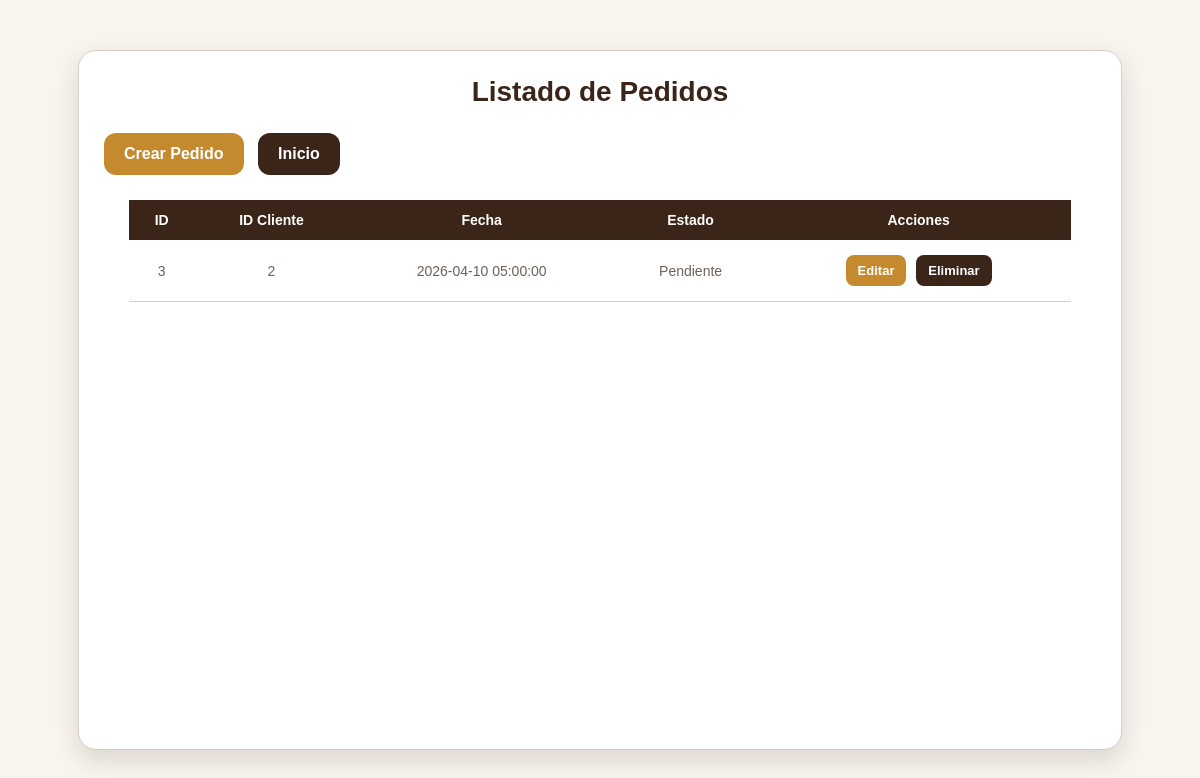
The app's page /index.php?url=pedidos/listar with its own data.
### tables this page shows
CREATE TABLE `pedido` (
  `id_pedido` int(11) NOT NULL,
  `id_cliente` int(11) DEFAULT NULL,
  `fecha_pedido` timestamp NOT NULL DEFAULT current_timestamp(),
  `estado` varchar(50) DEFAULT 'pendiente',
  `total` decimal(10,2) DEFAULT NULL
);

### app/controllers/PedidoController.php (called while the page is built, shortened)
<?php
require_once __DIR__ . '/../models/Pedido.php';
class PedidoController
{
    public function listar()
    {
        $pedidos = Pedido::obtenerTodos();
        require __DIR__ . "/../views/Pedidos/listarpedido.php";
    }
}

### app/models/Pedido.php (called while the page is built, shortened)
<?php
class Pedido
{
    public static function obtenerTodos()
    {
        $conn = Conexion::conectar();
        $sql = "SELECT * FROM pedido";
        $resultado = $conn->query($sql);
        $pedidos = [];
        while ($fila = $resultado->fetch_assoc()) {
            $pedidos[] = $fila;
        }
        return $pedidos;
    }
}

### app/views/Pedidos/listarpedido.php (the view, shortened to what this page needs)
<?php
$pedidos = $pedidos ?? [];
?>
<!DOCTYPE html>
<html lang="en">
<head>
    <link rel="stylesheet" href="css/styles.css">
</head>
<body>
<div class="contenedor">
    <div class="card">
        <h1>Listado de Pedidos</h1>
        <a class="btn-crear"
           href="index.php?url=pedidos/crearForm">
            Crear Pedido
        </a>
        <a class="btn-inicio"
           href="index.php">
            Inicio
        </a>
        <table class="tabla">
            <tr>
                <th>ID</th>
                <th>ID Cliente</th>
                <th>Fecha</th>
                <th>Estado</th>
                <th>Acciones</th>
            </tr>
            <?php foreach ($pedidos as $p): ?>
            <tr>
                <td>
                    <?= htmlspecialchars($p["id_pedido"]) ?>
                </td>
                <td>
                    <?= htmlspecialchars($p["id_cliente"]) ?>
                </td>
                <td>
                    <?= htmlspecialchars($p["fecha_pedido"]) ?>
                </td>
                <td>
                    <?= htmlspecialchars($p["estado"]) ?>
                </td>
                <td>
                    <a class="btn-editar"
                       href="index.php?url=pedidos/editarForm&id=<?= $p["id_pedido"] ?>">
                        Editar
                    </a>
                    <a class="btn-eliminar"
                       href="index.php?url=pedidos/eliminar&id=<?= $p["id_pedido"] ?>"
                       onclick="return confirm('¿Desea eliminar este pedido?')">
                        Eliminar
                    </a>
                </td>
            </tr>
            <?php endforeach; ?>
        </table>
    </div>
</div>
</body>
</html>

### public/css/styles.css (style rules this page uses)
:root { --cafe:#3B2418; --dorado:#C58A2D; --crema:#F8F4EE; --gris-texto:#6D6258; --blanco:#FFFFFF; --borde:#D8CFC4; }
* { margin:0; padding:0; box-sizing:border-box; font-family:'Poppins',sans-serif; }
body { background:var(--crema); color:var(--cafe); min-height:100vh; }
.formulario h1, .card h1 { text-align:center; color:var(--cafe); font-size:28px; margin-bottom:25px; }
.btn-crear { display:inline-block; padding:12px 20px; background:var(--dorado); color:var(--blanco); text-decoration:none; border-radius:12px; font-weight:600; transition:.3s; }
.btn-inicio { display:inline-block; margin-left:10px; padding:12px 20px; background:var(--cafe); color:var(--blanco); text-decoration:none; border-radius:12px; font-weight:600; }
.contenedor { width:100%; min-height:100vh; padding:20px; display:flex; justify-content:center; }
.card { width:90%; max-width:1050px; margin:30px auto; background:var(--blanco); padding:25px; border-radius:18px; box-shadow:0 10px 25px rgba(59,36,24,0.15); border:1px solid var(--borde); overflow:hidden; }
.tabla { width:95%; margin:25px auto; border-collapse:collapse; }
.tabla th { background:var(--cafe); color:var(--blanco); padding:12px; text-align:center; font-size:14px; }
.tabla td { padding:12px; color:var(--gris-texto); border-bottom:1px solid var(--borde); text-align:center; font-size:14px; }
.btn-editar, .btn-eliminar { display:inline-block; padding:8px 12px; border-radius:8px; text-decoration:none; font-size:13px; font-weight:600; margin:3px; }
.btn-editar { background:var(--dorado); color:var(--blanco); }
.btn-eliminar { background:var(--cafe); color:var(--blanco); }

### records on screen
pedido: id_pedido "3", id_cliente "2", fecha_pedido "2026-04-10 05:00:00", estado "Pendiente"
